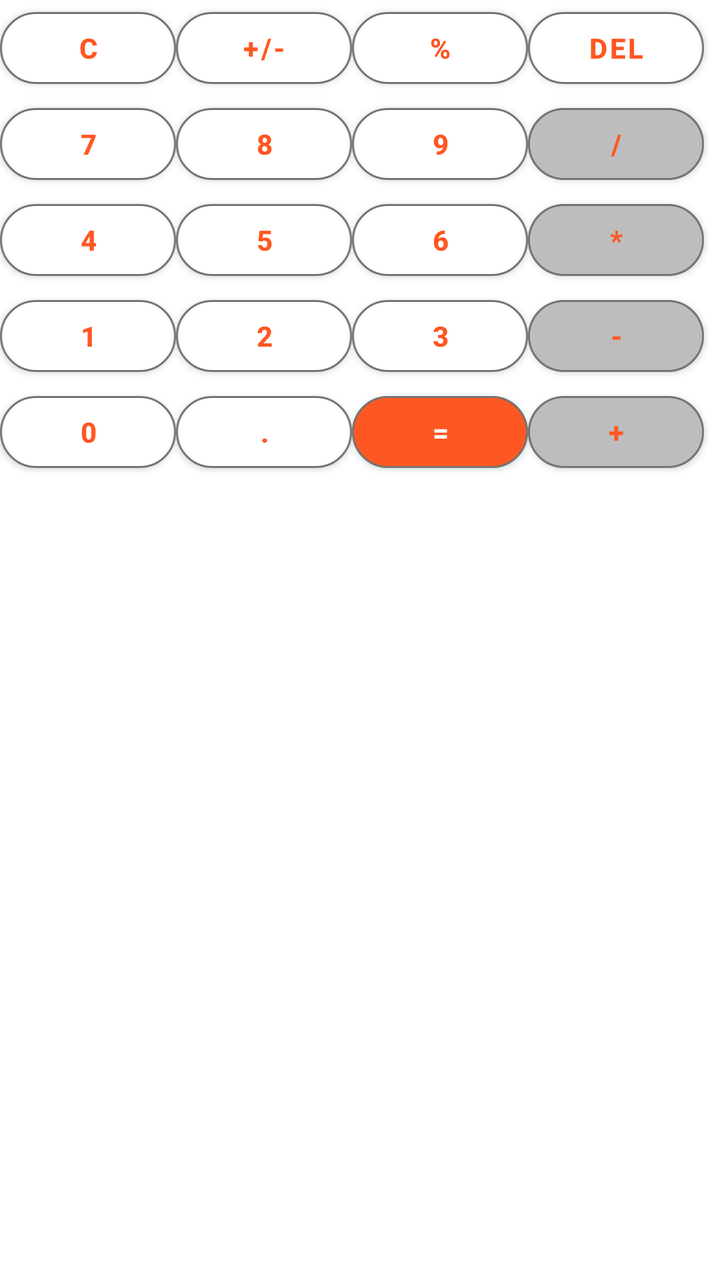
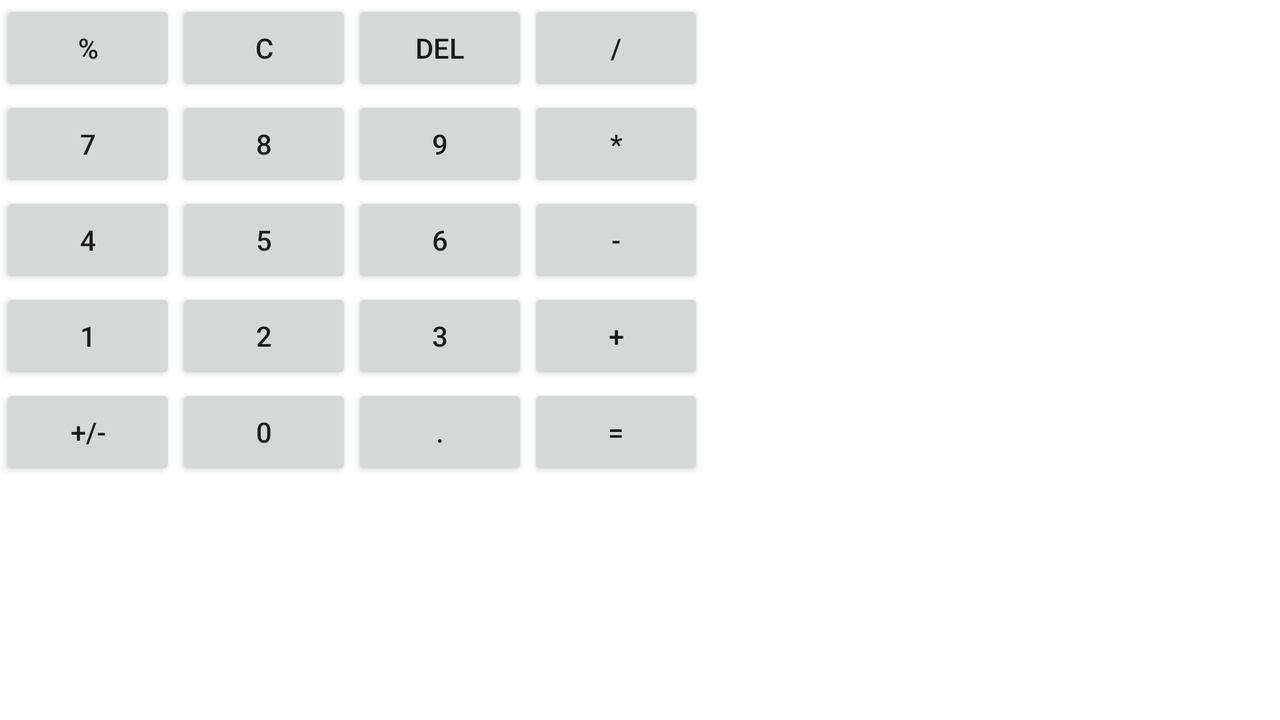

An Android layout and its configuration variant, each rendered on a device that would load it. The default file and the variant file are quoted in full after the pictures.
<!-- AndroidManifest.xml: application theme Theme.Calculator.Another -->
<!-- res/layout/activity_numpad.xml -->
<?xml version="1.0" encoding="utf-8"?>
<GridLayout xmlns:android="http://schemas.android.com/apk/res/android"
    android:layout_width="wrap_content"
    android:layout_height="wrap_content"
    android:layout_gravity="center"
    android:columnCount="4">

    <com.google.android.material.button.MaterialButton
        android:id="@+id/btn_discard"
        style="@style/MaterialButton"
        android:text="@string/discard" />

    <com.google.android.material.button.MaterialButton
        android:id="@+id/btn_change_symbol"
        style="@style/MaterialButton"
        android:text="@string/change_symbol" />

    <com.google.android.material.button.MaterialButton
        android:id="@+id/btn_percent"
        style="@style/MaterialButton"
        android:text="@string/percent" />

    <com.google.android.material.button.MaterialButton
        android:id="@+id/btn_delete"
        style="@style/MaterialButton"
        android:text="@string/delete" />

    <com.google.android.material.button.MaterialButton
        android:id="@+id/btn_seven"
        style="@style/MaterialButton"
        android:text="@string/seven" />

    <com.google.android.material.button.MaterialButton
        android:id="@+id/btn_eight"
        style="@style/MaterialButton"
        android:text="@string/eight" />

    <com.google.android.material.button.MaterialButton
        android:id="@+id/btn_nine"
        style="@style/MaterialButton"
        android:text="@string/nine" />

    <com.google.android.material.button.MaterialButton
        android:id="@+id/btn_divide"
        style="@style/MaterialButton.Grey"
        android:text="@string/divide" />

    <com.google.android.material.button.MaterialButton
        android:id="@+id/btn_four"
        style="@style/MaterialButton"
        android:text="@string/four" />

    <com.google.android.material.button.MaterialButton
        android:id="@+id/btn_five"
        style="@style/MaterialButton"
        android:text="@string/five" />

    <com.google.android.material.button.MaterialButton
        android:id="@+id/btn_six"
        style="@style/MaterialButton"
        android:text="@string/six" />

    <com.google.android.material.button.MaterialButton
        android:id="@+id/btn_multiply"
        style="@style/MaterialButton.Grey"
        android:text="@string/multiply" />

    <com.google.android.material.button.MaterialButton
        android:id="@+id/btn_one"
        style="@style/MaterialButton"
        android:text="@string/one" />

    <com.google.android.material.button.MaterialButton
        android:id="@+id/btn_two"
        style="@style/MaterialButton"
        android:text="@string/two" />

    <com.google.android.material.button.MaterialButton
        android:id="@+id/btn_three"
        style="@style/MaterialButton"
        android:text="@string/three" />

    <com.google.android.material.button.MaterialButton
        android:id="@+id/btn_minus"
        style="@style/MaterialButton.Grey"
        android:text="@string/minus" />

    <com.google.android.material.button.MaterialButton
        android:id="@+id/btn_zero"
        style="@style/MaterialButton"
        android:text="@string/zero" />

    <com.google.android.material.button.MaterialButton
        android:id="@+id/btn_dot"
        style="@style/MaterialButton"
        android:text="@string/dot" />

    <com.google.android.material.button.MaterialButton
        android:id="@+id/btn_equals"
        style="@style/MaterialButton.Accent"
        android:text="@string/equals" />

    <com.google.android.material.button.MaterialButton
        android:id="@+id/btn_plus"
        style="@style/MaterialButton.Grey"
        android:text="@string/plus" />
</GridLayout>
<!-- resources referenced by this layout -->
<resources>
  <string name="change_symbol">+/-</string>
  <string name="delete">DEL</string>
  <string name="discard">C</string>
  <string name="divide">/</string>
  <string name="dot">.</string>
  <string name="eight">8</string>
  <string name="equals">=</string>
  <string name="five">5</string>
  <string name="four">4</string>
  <string name="minus">-</string>
  <string name="multiply">*</string>
  <string name="nine">9</string>
  <string name="one">1</string>
  <string name="percent">%</string>
  <string name="plus">+</string>
  <string name="seven">7</string>
  <string name="six">6</string>
  <string name="three">3</string>
  <string name="two">2</string>
  <string name="zero">0</string>
  <style name="MaterialButton" parent="Widget.MaterialComponents.Button">
          <item name="android:layout_width">wrap_content</item>
          <item name="android:layout_height">wrap_content</item>
          <item name="materialThemeOverlay">@style/ButtonThemeOverlay</item>
          <item name="shapeAppearanceOverlay">@style/MyShapeAppearance</item>
      </style>
  <style name="MaterialButton.Accent">
          <item name="materialThemeOverlay">@style/ButtonThemeOverlay.Accent</item>
      </style>
  <style name="MaterialButton.Grey">
          <item name="materialThemeOverlay">@style/ButtonThemeOverlay.Grey</item>
      </style>
  <style name="Theme.Calculator.Another">
          <item name="colorPrimary">@color/indigo_500</item>
          <item name="colorPrimaryVariant">@color/indigo_700</item>
          <item name="colorSecondary">@color/blue_grey_200</item>
          <item name="colorSecondaryVariant">@color/blue_grey_700</item>
      </style>
  <style name="ButtonThemeOverlay">
          <item name="colorPrimary">@color/white</item>
          <item name="colorOnPrimary">@color/accent</item>
          <item name="strokeColor">@color/dark_grey</item>
          <item name="strokeWidth">@dimen/width_board</item>
          <item name="android:textStyle">bold</item>
      </style>
  <style name="MyShapeAppearance">
          <item name="cornerFamily">rounded</item>
          <item name="cornerSize">@dimen/corner</item>
      </style>
  <style name="ButtonThemeOverlay.Accent">
          <item name="colorPrimary">@color/accent</item>
          <item name="colorOnPrimary">@color/white</item>
      </style>
  <style name="ButtonThemeOverlay.Grey">
          <item name="colorPrimary">@color/light_grey</item>
      </style>
  <color name="indigo_500">#3F51B5</color>
  <color name="indigo_700">#303F9F</color>
  <color name="blue_grey_200">#B0BEC5</color>
  <color name="blue_grey_700">#455A64</color>
  <color name="white">#FFFFFFFF</color>
  <color name="accent">#FF5722</color>
  <color name="dark_grey">#757575</color>
  <dimen name="width_board">1dp</dimen>
  <dimen name="corner">18dp</dimen>
  <color name="light_grey">#BDBDBD</color>
</resources>
<!-- res/layout-land/activity_numpad.xml (the author's variant of the layout above) -->
<!-- drawn on the phone turned sideways -->
<?xml version="1.0" encoding="utf-8"?>
<GridLayout xmlns:android="http://schemas.android.com/apk/res/android"
    android:layout_width="wrap_content"
    android:layout_height="wrap_content"
    android:layout_gravity="center"
    android:columnCount="4">

    <androidx.appcompat.widget.AppCompatButton
        android:id="@+id/btn_percent"
        style="@style/button"
        android:ellipsize="middle"
        android:layout_width="wrap_content"
        android:layout_height="wrap_content"
        android:text="@string/percent" />

    <androidx.appcompat.widget.AppCompatButton
        android:id="@+id/btn_discard"
        style="@style/button"
        android:layout_width="wrap_content"
        android:layout_height="wrap_content"
        android:text="@string/discard" />

    <androidx.appcompat.widget.AppCompatButton
        android:id="@+id/btn_delete"
        style="@style/button"
        android:layout_width="wrap_content"
        android:layout_height="wrap_content"
        android:text="@string/delete" />

    <androidx.appcompat.widget.AppCompatButton
        android:id="@+id/btn_divide"
        style="@style/button.grey"
        android:layout_width="wrap_content"
        android:layout_height="wrap_content"
        android:text="@string/divide" />

    <androidx.appcompat.widget.AppCompatButton
        android:id="@+id/btn_seven"
        style="@style/button"
        android:layout_width="wrap_content"
        android:layout_height="wrap_content"
        android:text="@string/seven" />

    <androidx.appcompat.widget.AppCompatButton
        android:id="@+id/btn_eight"
        style="@style/button"
        android:layout_width="wrap_content"
        android:layout_height="wrap_content"
        android:text="@string/eight" />

    <androidx.appcompat.widget.AppCompatButton
        android:id="@+id/btn_nine"
        style="@style/button"
        android:layout_width="wrap_content"
        android:layout_height="wrap_content"
        android:text="@string/nine" />

    <androidx.appcompat.widget.AppCompatButton
        android:id="@+id/btn_multiply"
        style="@style/button.grey"
        android:layout_width="wrap_content"
        android:layout_height="wrap_content"
        android:text="@string/multiply" />

    <androidx.appcompat.widget.AppCompatButton
        android:id="@+id/btn_four"
        style="@style/button"
        android:layout_width="wrap_content"
        android:layout_height="wrap_content"
        android:text="@string/four" />

    <androidx.appcompat.widget.AppCompatButton
        android:id="@+id/btn_five"
        style="@style/button"
        android:layout_width="wrap_content"
        android:layout_height="wrap_content"
        android:text="@string/five" />

    <androidx.appcompat.widget.AppCompatButton
        android:id="@+id/btn_six"
        style="@style/button"
        android:layout_width="wrap_content"
        android:layout_height="wrap_content"
        android:text="@string/six" />

    <androidx.appcompat.widget.AppCompatButton
        android:id="@+id/btn_minus"
        style="@style/button.grey"
        android:layout_width="wrap_content"
        android:layout_height="wrap_content"
        android:text="@string/minus" />

    <androidx.appcompat.widget.AppCompatButton
        android:id="@+id/btn_one"
        style="@style/button"
        android:layout_width="wrap_content"
        android:layout_height="wrap_content"
        android:text="@string/one" />

    <androidx.appcompat.widget.AppCompatButton
        android:id="@+id/btn_two"
        style="@style/button"
        android:layout_width="wrap_content"
        android:layout_height="wrap_content"
        android:text="@string/two" />

    <androidx.appcompat.widget.AppCompatButton
        android:id="@+id/btn_three"
        style="@style/button"
        android:layout_width="wrap_content"
        android:layout_height="wrap_content"
        android:text="@string/three" />

    <androidx.appcompat.widget.AppCompatButton
        android:id="@+id/btn_plus"
        style="@style/button.grey"
        android:layout_width="wrap_content"
        android:layout_height="wrap_content"
        android:text="@string/plus" />

    <androidx.appcompat.widget.AppCompatButton
        android:id="@+id/btn_change_symbol"
        style="@style/button"
        android:layout_width="wrap_content"
        android:layout_height="wrap_content"
        android:text="@string/change_symbol" />

    <androidx.appcompat.widget.AppCompatButton
        android:id="@+id/btn_zero"
        style="@style/button"
        android:layout_width="wrap_content"
        android:layout_height="wrap_content"
        android:text="@string/zero" />

    <androidx.appcompat.widget.AppCompatButton
        android:id="@+id/btn_dot"
        style="@style/button"
        android:layout_width="wrap_content"
        android:layout_height="wrap_content"
        android:text="@string/dot" />

    <androidx.appcompat.widget.AppCompatButton
        android:id="@+id/btn_equals"
        style="@style/button.accent"
        android:layout_width="wrap_content"
        android:layout_height="wrap_content"
        android:text="@string/equals" />
</GridLayout>
<!-- resources referenced by the variant -->
<!-- as the phone turned sideways resolves them -->
<resources>
  <string name="change_symbol">+/-</string>
  <string name="delete">DEL</string>
  <string name="discard">C</string>
  <string name="divide">/</string>
  <string name="dot">.</string>
  <string name="eight">8</string>
  <string name="equals">=</string>
  <string name="five">5</string>
  <string name="four">4</string>
  <string name="minus">-</string>
  <string name="multiply">*</string>
  <string name="nine">9</string>
  <string name="one">1</string>
  <string name="percent">%</string>
  <string name="plus">+</string>
  <string name="seven">7</string>
  <string name="six">6</string>
  <string name="three">3</string>
  <string name="two">2</string>
  <string name="zero">0</string>
  <style name="Theme.Calculator.Another">
          <item name="colorPrimary">@color/indigo_500</item>
          <item name="colorPrimaryVariant">@color/indigo_700</item>
          <item name="colorSecondary">@color/blue_grey_200</item>
          <item name="colorSecondaryVariant">@color/blue_grey_700</item>
      </style>
  <color name="indigo_500">#3F51B5</color>
  <color name="indigo_700">#303F9F</color>
  <color name="blue_grey_200">#B0BEC5</color>
  <color name="blue_grey_700">#455A64</color>
</resources>
